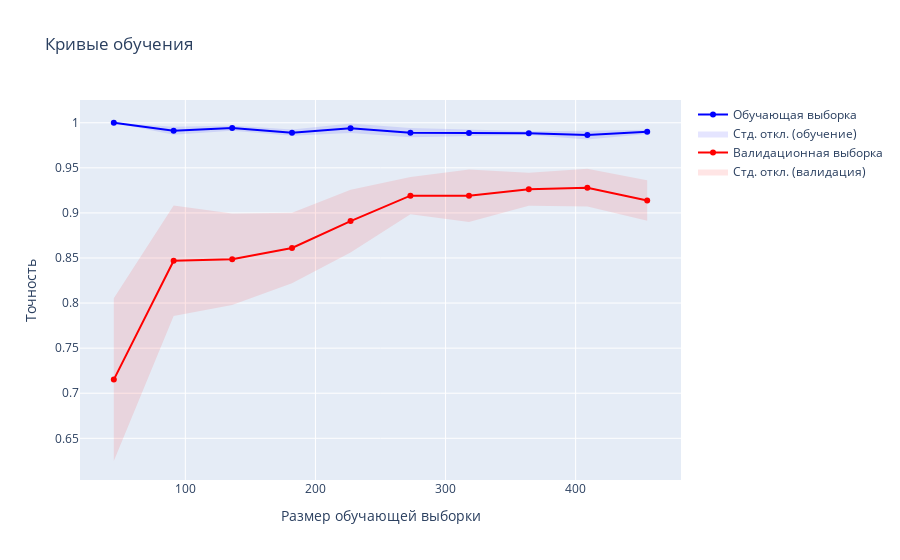
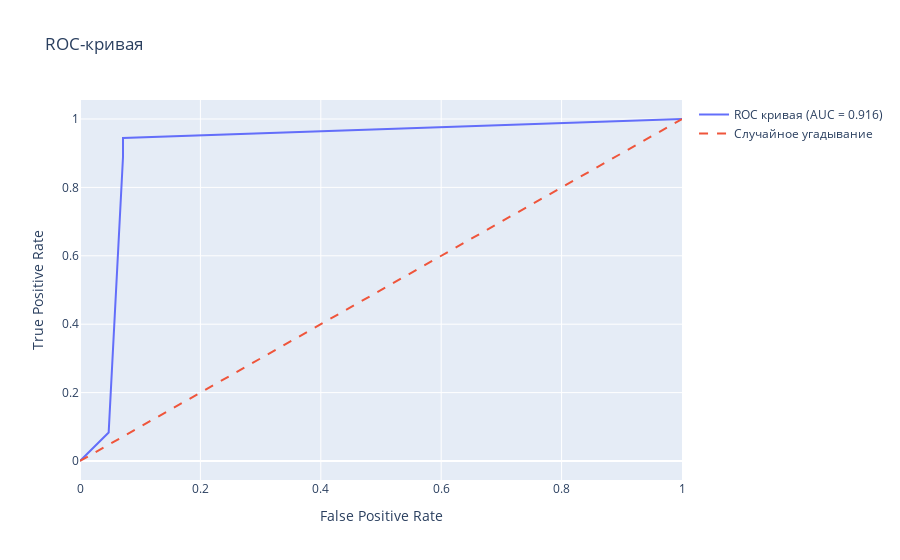
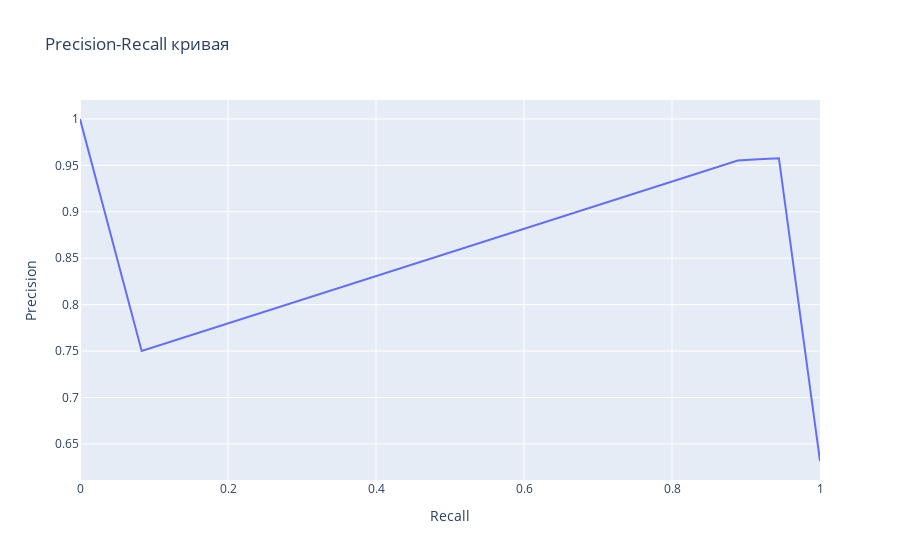
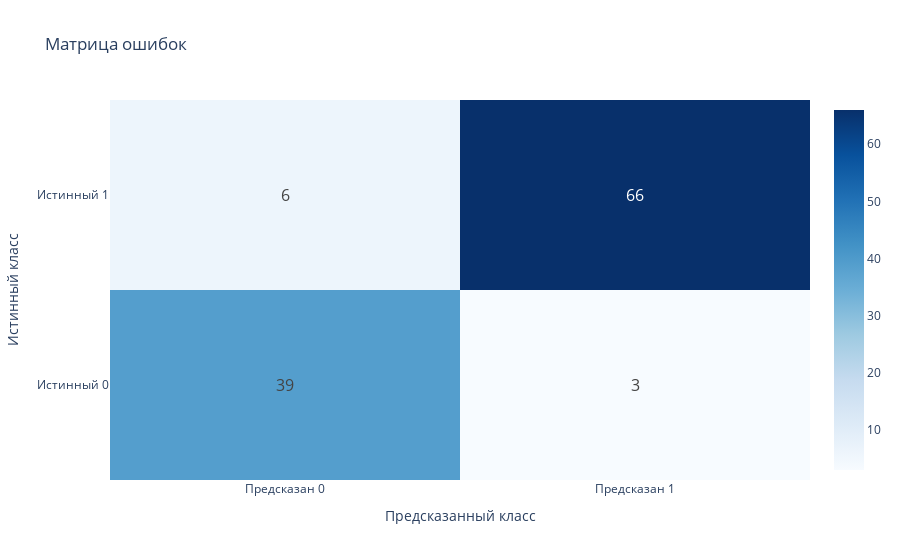

The notebook cell these images were saved under, in order:
### Markdown cell above
## Кросс-валидация и оценка модели

Кросс-валидация помогает получить более надежную оценку производительности модели. Рассмотрим различные метрики оценки и их интерпретацию.

### Code cell
# Анализ кривых обучения
def plot_learning_curves(estimator, X, y, cv=5):
    train_sizes, train_scores, test_scores = learning_curve(
        estimator, X, y, cv=cv, n_jobs=-1,
        train_sizes=np.linspace(0.1, 1.0, 10),
        scoring='accuracy'
    )
    
    train_mean = np.mean(train_scores, axis=1)
    train_std = np.std(train_scores, axis=1)
    test_mean = np.mean(test_scores, axis=1)
    test_std = np.std(test_scores, axis=1)
    
    # Создаем график с помощью plotly
    fig = go.Figure()
    
    # Добавляем кривые обучения
    fig.add_trace(go.Scatter(
        x=train_sizes,
        y=train_mean,
        name='Обучающая выборка',
        line=dict(color='blue'),
        mode='lines+markers'
    ))
    
    # Добавляем область стандартного отклонения для обучающей выборки
    fig.add_trace(go.Scatter(
        x=np.concatenate([train_sizes, train_sizes[::-1]]),
        y=np.concatenate([train_mean + train_std, (train_mean - train_std)[::-1]]),
        fill='toself',
        fillcolor='rgba(0,0,255,0.1)',
        line=dict(color='rgba(0,0,255,0)'),
        name='Стд. откл. (обучение)'
    ))
    
    # Добавляем кривую валидации
    fig.add_trace(go.Scatter(
        x=train_sizes,
        y=test_mean,
        name='Валидационная выборка',
        line=dict(color='red'),
        mode='lines+markers'
    ))
    
    # Добавляем область стандартного отклонения для валидационной выборки
    fig.add_trace(go.Scatter(
        x=np.concatenate([train_sizes, train_sizes[::-1]]),
        y=np.concatenate([test_mean + test_std, (test_mean - test_std)[::-1]]),
        fill='toself',
        fillcolor='rgba(255,0,0,0.1)',
        line=dict(color='rgba(255,0,0,0)'),
        name='Стд. откл. (валидация)'
    ))
    
    fig.update_layout(
        title='Кривые обучения',
        xaxis_title='Размер обучающей выборки',
        yaxis_title='Точность',
        hovermode='x'
    )
    
    return fig

# Построение кривых обучения
learning_curves_fig = plot_learning_curves(best_model, X, y)
learning_curves_fig.show()

# Получение прогнозов вероятностей для ROC и PR кривых
y_pred_proba = best_model.predict_proba(X_test)[:, 1]
y_pred = best_model.predict(X_test)

# ROC-кривая
fpr, tpr, _ = roc_curve(y_test, y_pred_proba)
roc_auc = auc(fpr, tpr)

# Создаем ROC-кривую
fig_roc = go.Figure()

fig_roc.add_trace(go.Scatter(
    x=fpr, y=tpr,
    name=f'ROC кривая (AUC = {roc_auc:.3f})',
    mode='lines'
))

fig_roc.add_trace(go.Scatter(
    x=[0, 1], y=[0, 1],
    name='Случайное угадывание',
    mode='lines',
    line=dict(dash='dash')
))

fig_roc.update_layout(
    title='ROC-кривая',
    xaxis_title='False Positive Rate',
    yaxis_title='True Positive Rate',
    hovermode='x'
)

fig_roc.show()

# Precision-Recall кривая
precision, recall, _ = precision_recall_curve(y_test, y_pred_proba)
pr_auc = auc(recall, precision)

fig_pr = go.Figure()

fig_pr.add_trace(go.Scatter(
    x=recall, y=precision,
    name=f'PR кривая (AUC = {pr_auc:.3f})',
    mode='lines'
))

fig_pr.update_layout(
    title='Precision-Recall кривая',
    xaxis_title='Recall',
    yaxis_title='Precision',
    hovermode='x'
)

fig_pr.show()

# Матрица ошибок
cm = confusion_matrix(y_test, y_pred)

# Создаем аннотированную тепловую карту
fig_cm = go.Figure(data=go.Heatmap(
    z=cm,
    x=['Предсказан 0', 'Предсказан 1'],
    y=['Истинный 0', 'Истинный 1'],
    text=cm,
    texttemplate="%{text}",
    textfont={"size": 16},
    colorscale='Blues'
))

fig_cm.update_layout(
    title='Матрица ошибок',
    xaxis_title='Предсказанный класс',
    yaxis_title='Истинный класс'
)

fig_cm.show()

# Вывод полного отчета о классификации
print("\nОтчет о классификации:")
print(classification_report(y_test, y_pred))

### Figure 1 — Plotly figure (JSON) as saved in the notebook; plotly's stock layout.template omitted (floating-point values rounded to 4 significant figures)
{"data": [{"line": {"color": "blue"}, "mode": "lines+markers", "name": "Обучающая выборка", "type": "scatter", "x": [45, 91, 136, 182, 227, 273, 318, 364, 409, 455], "y": [1.0, 0.9912, 0.9941, 0.989, 0.9938, 0.989, 0.9887, 0.9885, 0.9863, 0.9899]}, {"fill": "toself", "fillcolor": "rgba(0,0,255,0.1)", "line": {"color": "rgba(0,0,255,0)"}, "name": "Стд. откл. (обучение)", "type": "scatter", "x": [45, 91, 136, 182, 227, 273, 318, 364, 409, 455, 455, 409, 364, 318, 273, 227, 182, 136, 91, 45], "y": [1.0, 0.9956, 0.9971, 0.9925, 0.9991, 0.9942, 0.9925, 0.9905, 0.9911, 0.9921, 0.9876, 0.9815, 0.9864, 0.9849, 0.9838, 0.9885, 0.9855, 0.9912, 0.9868, 1.0]}, {"line": {"color": "red"}, "mode": "lines+markers", "name": "Валидационная выборка", "type": "scatter", "x": [45, 91, 136, 182, 227, 273, 318, 364, 409, 455], "y": [0.7151, 0.8469, 0.8487, 0.861, 0.8909, 0.9191, 0.9191, 0.9261, 0.928, 0.9139]}, {"fill": "toself", "fillcolor": "rgba(255,0,0,0.1)", "line": {"color": "rgba(255,0,0,0)"}, "name": "Стд. откл. (валидация)", "type": "scatter", "x": [45, 91, 136, 182, 227, 273, 318, 364, 409, 455, 455, 409, 364, 318, 273, 227, 182, 136, 91, 45], "y": [0.8053, 0.9083, 0.8995, 0.9002, 0.9258, 0.9397, 0.9483, 0.9444, 0.9489, 0.9364, 0.8914, 0.907, 0.9079, 0.89, 0.8985, 0.8561, 0.8219, 0.7979, 0.7856, 0.6248]}], "layout": {"hovermode": "x", "title": {"text": "Кривые обучения"}, "xaxis": {"title": {"text": "Размер обучающей выборки"}}, "yaxis": {"title": {"text": "Точность"}}}}

### Figure 2 — Plotly figure (JSON) as saved in the notebook; plotly's stock layout.template omitted (floating-point values rounded to 4 significant figures)
{"data": [{"mode": "lines", "name": "ROC кривая (AUC = 0.916)", "type": "scatter", "x": [0.0, 0.04762, 0.07143, 0.07143, 1.0], "y": [0.0, 0.08333, 0.8889, 0.9444, 1.0]}, {"line": {"dash": "dash"}, "mode": "lines", "name": "Случайное угадывание", "type": "scatter", "x": [0, 1], "y": [0, 1]}], "layout": {"hovermode": "x", "title": {"text": "ROC-кривая"}, "xaxis": {"title": {"text": "False Positive Rate"}}, "yaxis": {"title": {"text": "True Positive Rate"}}}}

### Figure 3 — Plotly figure (JSON) as saved in the notebook; plotly's stock layout.template omitted (floating-point values rounded to 4 significant figures)
{"data": [{"mode": "lines", "name": "PR кривая (AUC = 0.857)", "type": "scatter", "x": [1.0, 0.9444, 0.9167, 0.8889, 0.08333, 0.0], "y": [0.6316, 0.9577, 0.9565, 0.9552, 0.75, 1.0]}], "layout": {"hovermode": "x", "title": {"text": "Precision-Recall кривая"}, "xaxis": {"title": {"text": "Recall"}}, "yaxis": {"title": {"text": "Precision"}}}}

### Figure 4 — Plotly figure (JSON) as saved in the notebook; plotly's stock layout.template omitted (floating-point values rounded to 4 significant figures)
{"data": [{"colorscale": [[0, "rgb(247,251,255)"], [0.125, "rgb(222,235,247)"], [0.25, "rgb(198,219,239)"], [0.375, "rgb(158,202,225)"], [0.5, "rgb(107,174,214)"], [0.625, "rgb(66,146,198)"], [0.75, "rgb(33,113,181)"], [0.875, "rgb(8,81,156)"], [1, "rgb(8,48,107)"]], "text": [[39, 3], [6, 66]], "textfont": {"size": 16}, "texttemplate": "%{text}", "type": "heatmap", "x": ["Предсказан 0", "Предсказан 1"], "y": ["Истинный 0", "Истинный 1"], "z": [[39, 3], [6, 66]]}], "layout": {"title": {"text": "Матрица ошибок"}, "xaxis": {"title": {"text": "Предсказанный класс"}}, "yaxis": {"title": {"text": "Истинный класс"}}}}
